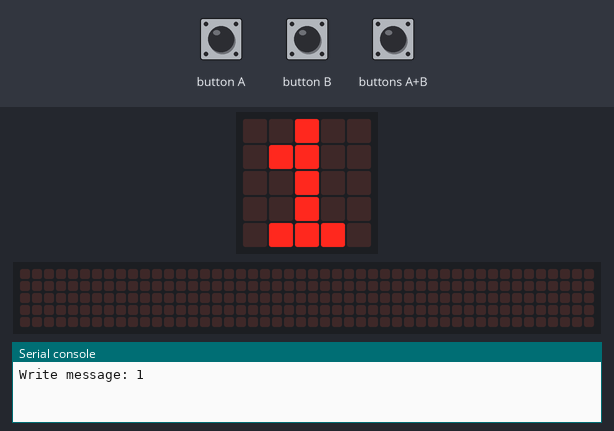
This program was run on a simulated BBC micro:bit running MicroPython. On the bench: the board's 5×5 LED display, a strip that is not on the board, showing the scrolling text unrolled, the last lines printed to the serial console. Inputs (shaded band) come from the test bench. The 48×5 strip is a reading aid, not a part: it shows the text the display is scrolling, unrolled, one strip-width of it at a time.

Above: at 1.2 s.
1.3 s: button B pressed for 0.15 s
At 2.5 s:
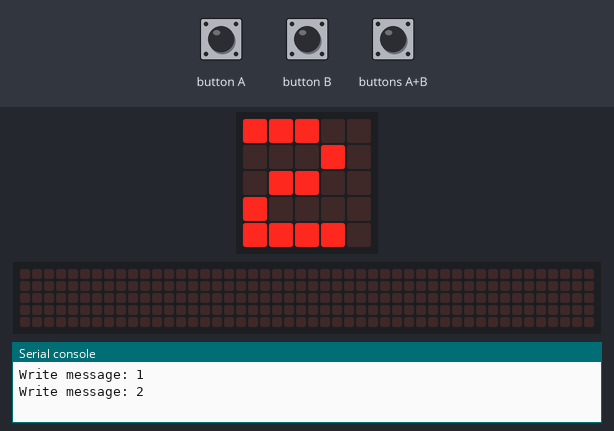
2.9 s: button B pressed for 1 s
At 3.7 s:
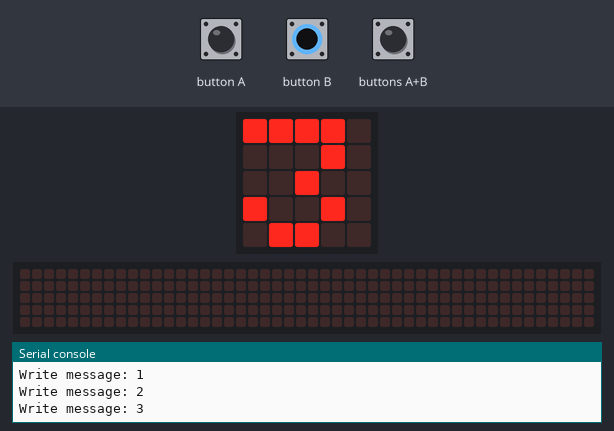
5.4 s: button A pressed 5 times (0.12 s each, 0.3 s apart)
At 5.98 s:
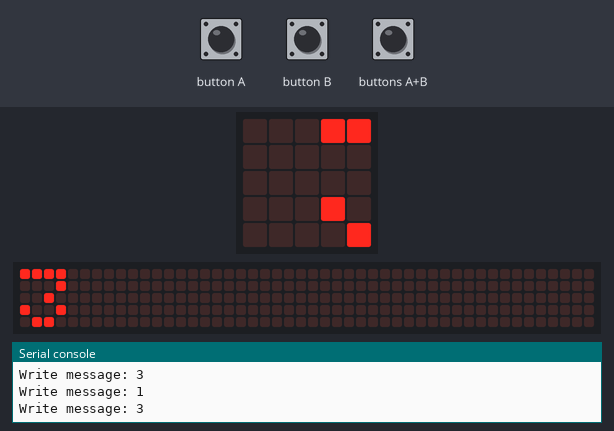
Timing chart, 0 to 8.4 s (numbered marks = the images above; inputs shaded):
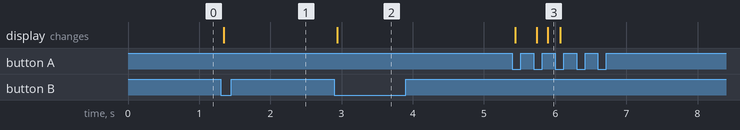

Measured:
- after the input at 1.3 s, the display: changes at once (image 1)
- after the input at 2.9 s, the display: changes at once (image 2)
- after the input at 5.4 s, the display: first changes at once (image 3 shows a later state)

The program:

calculator.py
```python
from microbit import *

tall1 = 1
tall2 = 1
modus = 1

newMessage = None
currentMessage = None
timePressed = 0

while True:

    if modus == 1:
        newMessage = str(tall1)
    if modus == 2:
        newMessage = str(tall2)
    if modus == 3:
        newMessage = str(tall1 * tall2)
    if modus == 4:
        tall1 = 1
        tall2 = 1
        modus = 1

    if newMessage != currentMessage:
        print("Write message: " + newMessage)
        currentMessage = newMessage
        if modus == 3:
            display.scroll(currentMessage, wait=False, loop=True)
        else:
            display.show(currentMessage, wait=False, loop=True)

    if button_a.is_pressed() == 1:
        if timePressed == 0:
            modus = modus + 1
        timePressed += 25
    if button_b.is_pressed() == 1:
        if timePressed == 0:
            timePressed += 25
            if modus == 1:
                tall1 = tall1 + 1
            if modus == 2:
                tall2 = tall2 + 1

    if button_a.is_pressed() == 0 and button_b.is_pressed() == 0:
        timePressed = 0
    sleep(25)
```
